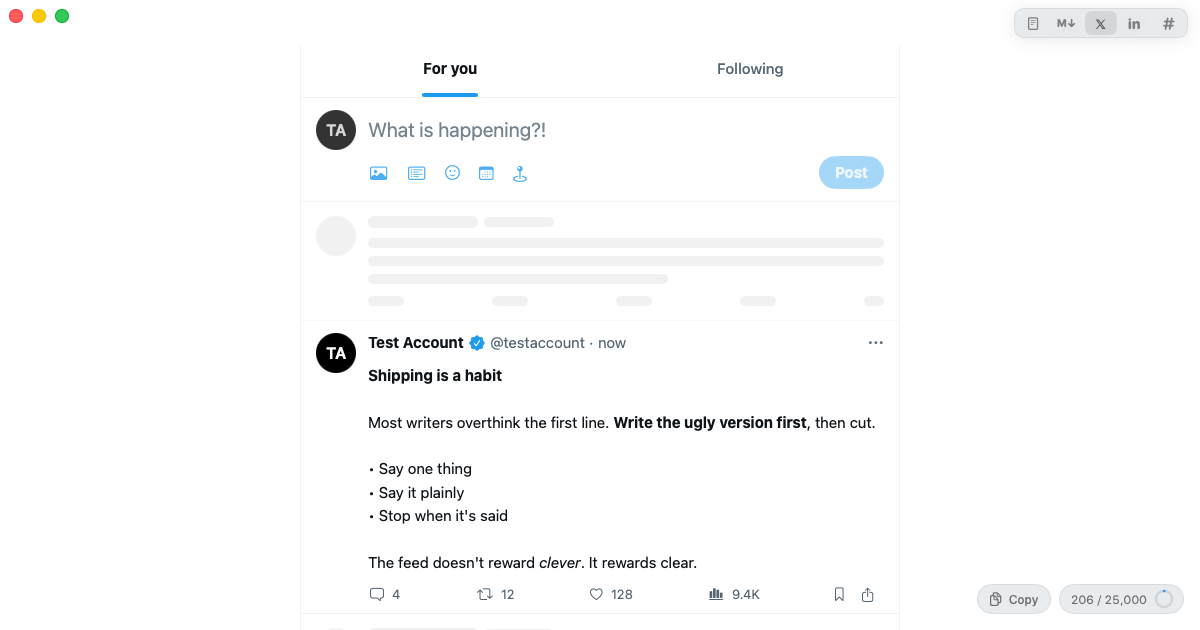
#> input picture site/og.png, 1200 x 630 px
$ python make-appicon.py ../site/og.png
#> lines starting #> are read from the running program, lines starting #| are printed output that depends on the picture; after the words box and inside, x2 and y2 are one past the last pixel; in counts of white or black regions, pixels touching at a corner belong together
#!/usr/bin/env python3
"""Build Assets.xcassets/AppIcon.appiconset from one square source PNG.

Usage: scripts/make-appicon.py source.png
Applies the macOS Big Sur squircle (artwork on 824/1024 of the canvas, transparent margin).
"""
import json, os, sys
from PIL import Image, ImageChops, ImageDraw

SRC = sys.argv[1]
OUT = os.path.join(os.path.dirname(__file__), "..", "NewMediaWriter", "Resources", "Assets.xcassets", "AppIcon.appiconset")
SIZES = [16, 32, 128, 256, 512]
CANVAS, ART, RADIUS = 1024, 824, 185


def squircle(size, radius, supersample=4):
    s = size * supersample
    m = Image.new("L", (s, s), 0)
    ImageDraw.Draw(m).rounded_rectangle([0, 0, s - 1, s - 1], radius=radius * supersample, fill=255)
    return m.resize((size, size), Image.LANCZOS)


art = Image.open(SRC).convert("RGBA").resize((ART, ART), Image.LANCZOS)
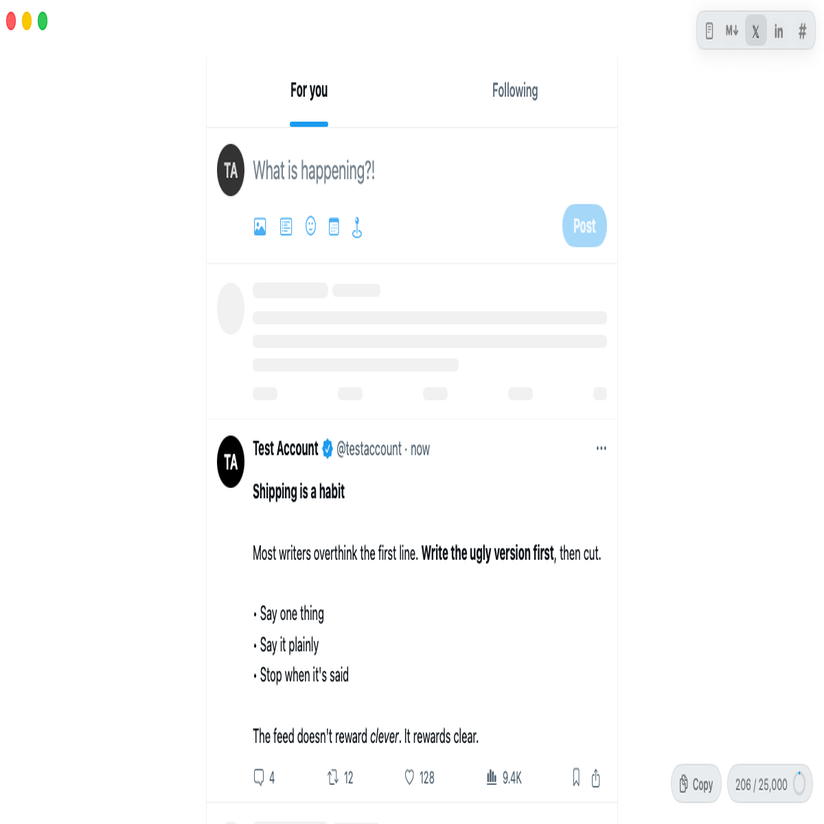
#> art: PIL image 824x824 RGBA; mean R, G, B, A 250.6, 250.9, 251.1, 254.9; transparent parts drawn white
art.putalpha(ImageChops.multiply(art.getchannel("A"), squircle(ART, RADIUS)))
#> in squircle, `m = Image.new("L", (s, s), 0)`: m: PIL image 3296x3296 L; every value is 0
#> in squircle, `ImageDraw.Draw(m).rounded_rectangle([0, 0, s - 1, s - 1], radius=radiu..`:
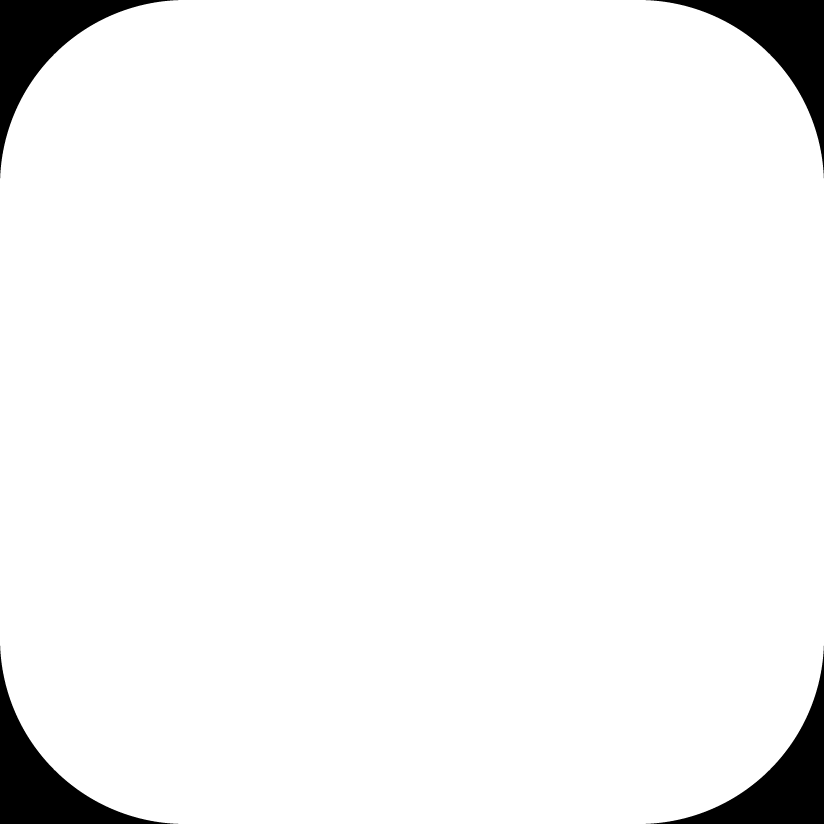
#> m: PIL image 3296x3296 L (shown at 1/4 size); 95.7% white; 4 black regions, box (x1, y1, x2, y2) and area: (0, 0, 713, 713) 117737, (2583, 0, 3296, 713) 117737, (0, 2583, 713, 3296) 117737, (2583, 2583, 3296, 3296) 117737
#> in squircle, `return m.resize((size, size), Image.LANCZOS)`:
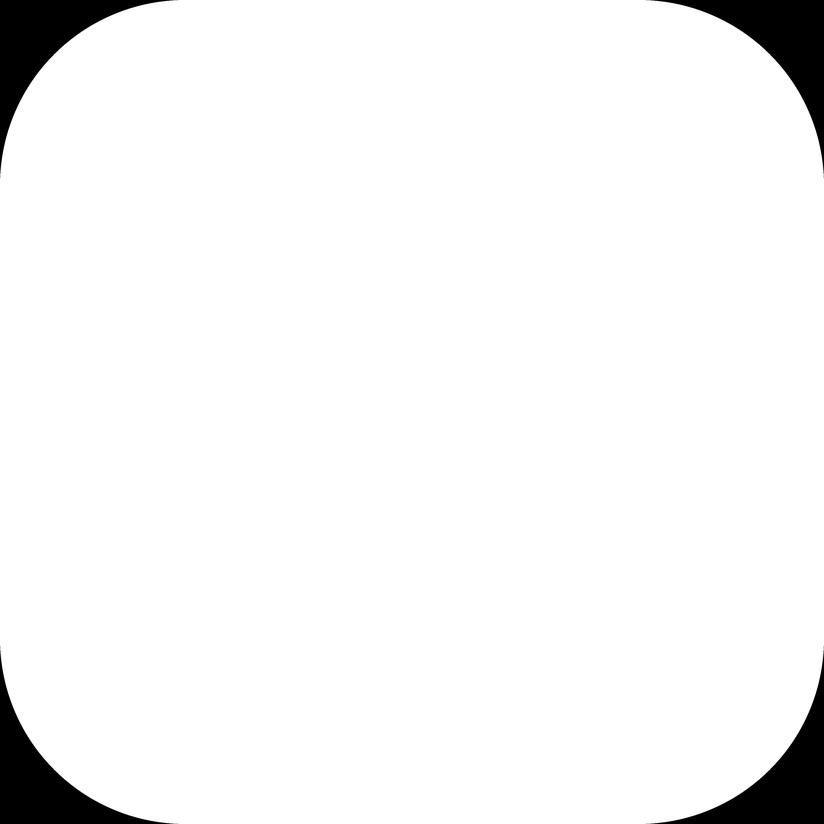
#> returned value: PIL image 824x824 L; min 0, max 255, mean 243.9
master = Image.new("RGBA", (CANVAS, CANVAS), (0, 0, 0, 0))
#> master: PIL image 1024x1024 RGBA; every value is 0
master.paste(art, ((CANVAS - ART) // 2, (CANVAS - ART) // 2), art)
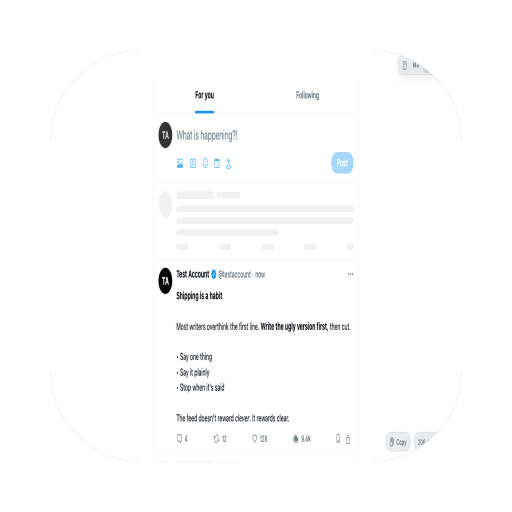
#> master: PIL image 1024x1024 RGBA (shown at 1/2 size); mean R, G, B, A 155.3, 155.6, 155.7, 157.9; transparent parts drawn white

os.makedirs(OUT, exist_ok=True)
images = []
for base in SIZES:
    for scale in (1, 2):
        px = base * scale
        name = f"icon_{base}x{base}@{scale}x.png"
        master.resize((px, px), Image.LANCZOS).save(os.path.join(OUT, name))
        images.append({"filename": name, "idiom": "mac", "scale": f"{scale}x", "size": f"{base}x{base}"})
#> this loop made 5 passes
#> pass 1, `master.resize((px, px), Image.LANCZOS).save(os.path.join(OUT, name))`:
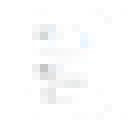
#> saved as icon_16x16@1x.png: PIL image 16x16 RGBA (shown 8 times larger); mean R, G, B, A 198.4, 198.7, 198.8, 157.2; transparent parts drawn white
#> pass 1, `master.resize((px, px), Image.LANCZOS).save(os.path.join(OUT, name))`:
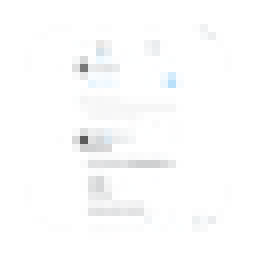
#> saved as icon_16x16@2x.png: PIL image 32x32 RGBA (shown 8 times larger); mean R, G, B, A 198.5, 198.5, 198.7, 157.4; transparent parts drawn white
#> pass 2, `master.resize((px, px), Image.LANCZOS).save(os.path.join(OUT, name))`:
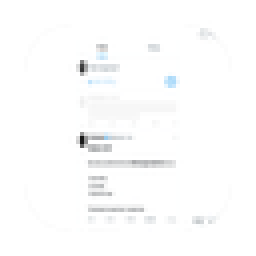
#> saved as icon_32x32@2x.png: PIL image 64x64 RGBA (shown 4 times larger); mean R, G, B, A 171.6, 171.9, 172.1, 157.8; transparent parts drawn white
#> after the loop, images = 10 items
json.dump({"images": images, "info": {"author": "xcode", "version": 1}}, open(os.path.join(OUT, "Contents.json"), "w"), indent=2)
json.dump({"info": {"author": "xcode", "version": 1}}, open(os.path.join(OUT, "..", "Contents.json"), "w"), indent=2)
print(f"wrote {len(images)} images to {os.path.relpath(OUT)}")
#| wrote 10 images to ../NewMediaWriter/Resources/Assets.xcassets/AppIcon.appiconset
